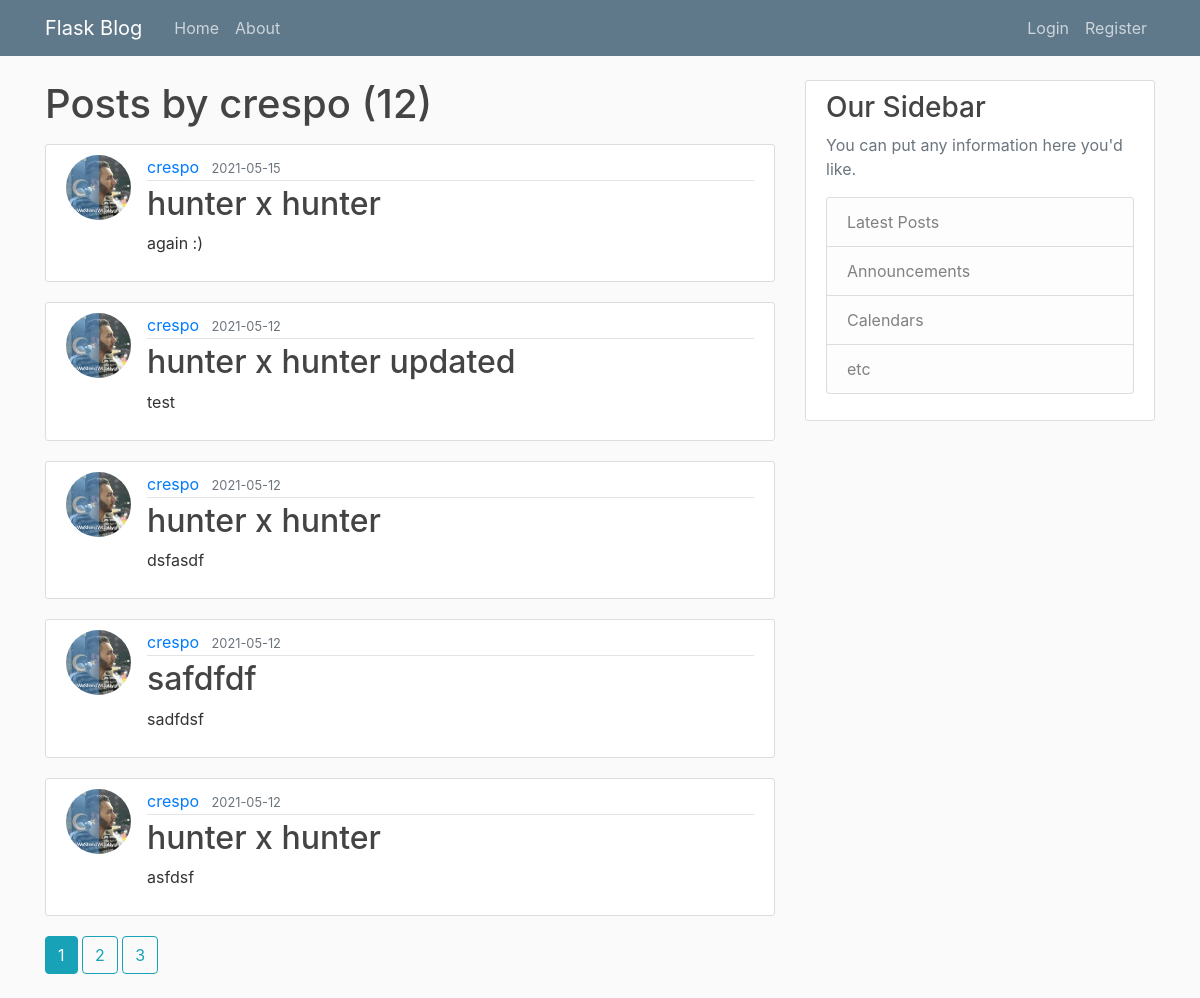
The app's page /user/crespo with its own data.
### FlaskBlog/models.py (models this page shows, shortened)
class User(db.Model, UserMixin):
    id = db.Column(db.Integer, primary_key=True)
    username = db.Column(db.String(20), unique=True, nullable=False)
    email = db.Column(db.String(120), unique=True, nullable=False)
    image_file = db.Column(db.String(20), nullable=False, default='default.jpg')
    password = db.Column(db.String(60), nullable=False)
    posts = db.relationship('Post', backref='author', lazy=True)

class Post(db.Model):
    id = db.Column(db.Integer, primary_key=True)
    title = db.Column(db.String(100), nullable=False)
    date_posted = db.Column(db.DateTime, nullable=False, default=datetime.utcnow)
    content = db.Column(db.Text, nullable=False)
    user_id = db.Column(db.Integer, db.ForeignKey('user.id'), nullable=False)

### FlaskBlog/users/views.py (the view)
@users.route("/user/<string:username>")
def user_posts(username):
    page = request.args.get('page', 1, type=int)
    user = User.query.filter_by(username=username).first_or_404()
    posts = Post.query.filter_by(author=user)\
        .order_by(Post.date_posted.desc())\
        .paginate(page=page, per_page=5)
    return render_template('user_posts.html', posts=posts, user=user)

### FlaskBlog/templates/user_posts.html (shortened to what this page needs)
{% extends 'base.html' %}
{% block content %}
    <h1 class="mb-3">Posts by {{ user.username }} ({{ posts.total }}) </h1>
{% for post in posts.items %}
    <article class="media content-section">
        <img class="rounded-circle article-img" src="{{ url_for('static', filename='avatar/' + post.author.image_file) }}">
        <div class="media-body">
            <div class="article-metadata">
                <a class="mr-2" href="{{ url_for('users.user_posts', username=post.author.username ) }}">{{ post.author.username }}</a>
                <small class="text-muted">{{ post.date_posted.strftime('%Y-%m-%d') }}</small>
            </div>
            <h2><a class="article-title" href="{{ url_for('posts.post', post_id=post.id) }}">{{ post.title }}</a></h2>
            <p class="article-content">{{ post.content }}</p>
        </div>
    </article>
{% endfor %}
{% for page_num in posts.iter_pages(left_edge=1, right_edge=1, left_current=1, right_current=2)%}
    {% if page_num %}
        {% if posts.page == page_num %}
            <a class="btn btn-info mb-4" href="{{ url_for('users.user_posts',username=user.username, page=page_num) }}">{{ page_num}}</a>
            {% else %}
            <a class="btn btn-outline-info mb-4" href="{{ url_for('users.user_posts',username=user.username, page=page_num) }}">{{ page_num}}</a>
            {% endif %}
    {% endif %}
{% endfor %}
{% endblock %}

### FlaskBlog/static/style.css (style rules this page uses)
body { background: #fafafa; color: #333333; margin-top: 5rem; }
h1, h2, h3, h4, h5, h6 { color: #444444; }
.content-section { background: #ffffff; padding: 10px 20px; border: 1px solid #dddddd; border-radius: 3px; margin-bottom: 20px; }
.article-title { color: #444444; }
.article-content { white-space: pre-line; }
.article-img { height: 65px; width: 65px; margin-right: 16px; }
.article-metadata { padding-bottom: 1px; margin-bottom: 4px; border-bottom: 1px solid #e3e3e3 }

### records on screen
User: username "crespo"
Post: image_file (picture), author.username "crespo", date_posted "2021-05-15", title "hunter x hunter", content "again :)"
Post: image_file (picture), author.username "crespo", date_posted "2021-05-12", title "hunter x hunter updated", content "test"
Post: image_file (picture), author.username "crespo", date_posted "2021-05-12", title "hunter x hunter", content "dsfasdf"
Post: image_file (picture), author.username "crespo", date_posted "2021-05-12", title "safdfdf", content "sadfdsf"
Post: image_file (picture), author.username "crespo", date_posted "2021-05-12", title "hunter x hunter", content "asfdsf"

### other values on screen
{{ posts.total }} "12"
{{ page_num }} "1"
{{ page_num }} "2" "3"
